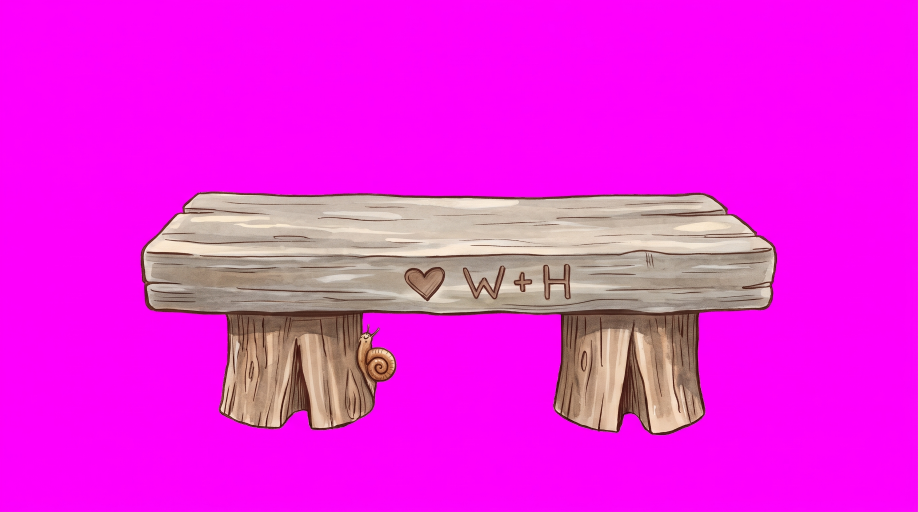
#> input picture art-day-19/painted/01-bench.jpeg, 2752 x 1536 px, found by its file name (shown at 1/3 size)
$ python cut_day19.py ../art-day-19/painted/01-bench.jpeg ../art-day-19/painted/05-compost.jpeg
#> lines starting #> are read from the running program, lines starting #| are printed output that depends on the picture
"""Art day 19: cut the W+H bench and compost heap off magenta, crop the three store shelf paintings.
Usage: python3 tools/cut_day19.py <art-day-19/painted> <out dir (sprites/)>"""
import sys, os
import numpy as np
from PIL import Image

src, out = sys.argv[1], sys.argv[2]

def key(path):
    a = np.asarray(Image.open(path).convert('RGB')).astype(np.float32) / 255
    r, g, b = a[..., 0], a[..., 1], a[..., 2]
    mag = np.minimum(r, b) - g
    al = np.clip((0.42 - mag) / 0.22, 0, 1)
    # un-mix the magenta from half-covered edge pixels
    m = np.array([252, 12, 249], np.float32) / 255
    safe = np.maximum(al, 0.05)[..., None]
    rgb = np.clip((a - (1 - al[..., None]) * m) / safe, 0, 1)
    im = Image.fromarray(np.dstack([rgb * 255, al * 255]).astype(np.uint8), 'RGBA')
    ys, xs = np.where(al > 0.1)
    return im.crop((xs.min() - 4, ys.min() - 4, xs.max() + 5, ys.max() + 5))
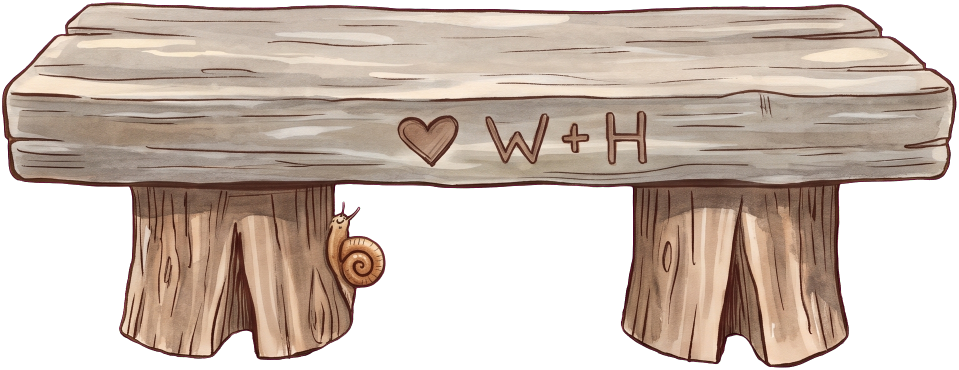
#> returned value: PIL image 1917x740 RGBA (shown at 1/2 size); mean R, G, B, A 124.5, 103.3, 110.1, 169.1; transparent parts drawn white

def save(im, name, w):
#> called with name = 'bench-wh', w = 560
    h = round(im.height * w / im.width)
#> h = 216
    im.resize((w, h), Image.LANCZOS).save(os.path.join(out, name + '.webp'), quality=88, method=6)
    print(name, w, h)
#| bench-wh 560 216

save(key(os.path.join(src, '01-bench.jpeg')), 'bench-wh', 560)
save(key(os.path.join(src, '05-compost.jpeg')), 'compost-heap', 420)
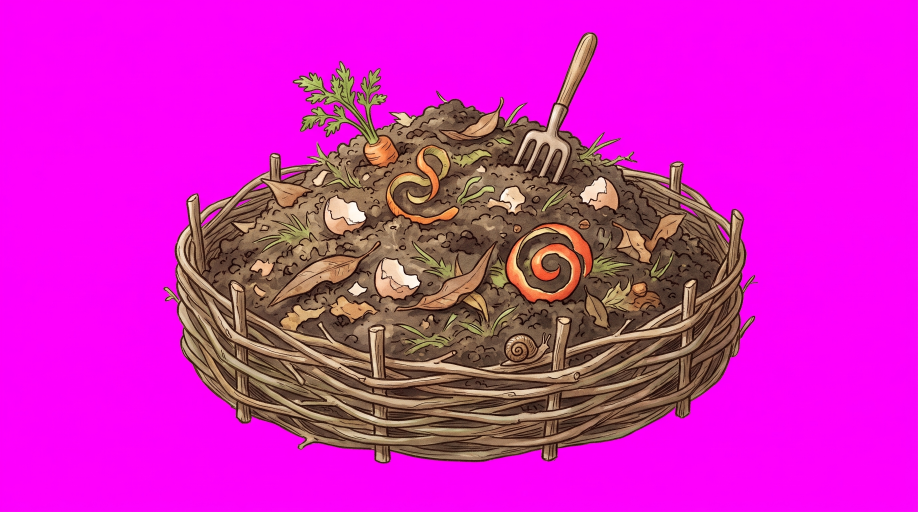
#> input picture art-day-19/painted/05-compost.jpeg, 2752 x 1536 px, found by its file name (shown at 1/3 size)
#> in key (call 2), `al = np.clip((0.42 - mag) / 0.22, 0, 1)`:
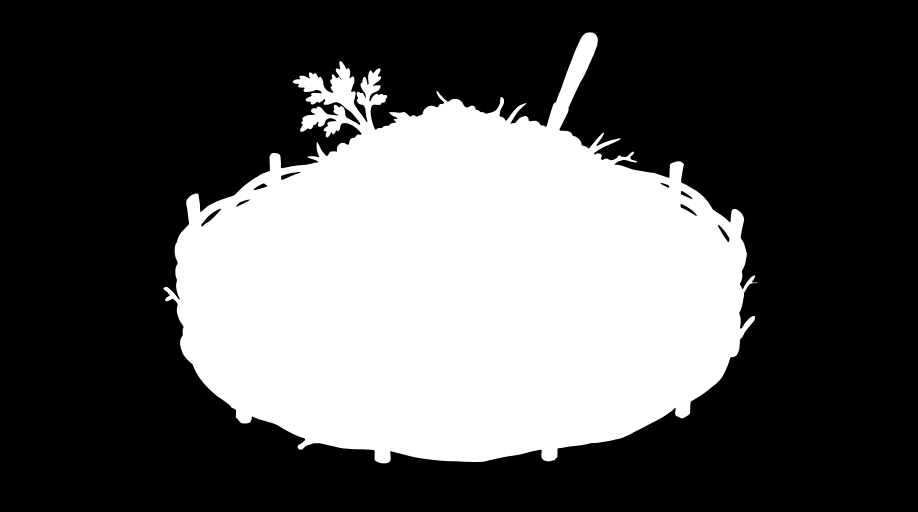
#> al: shape (1536, 2752) float32 (shown at 1/3 size); min 0, max 1, mean 0.345
#> in key (call 2), `rgb = np.clip((a - (1 - al[..., None]) * m) / safe, 0, 1)`:
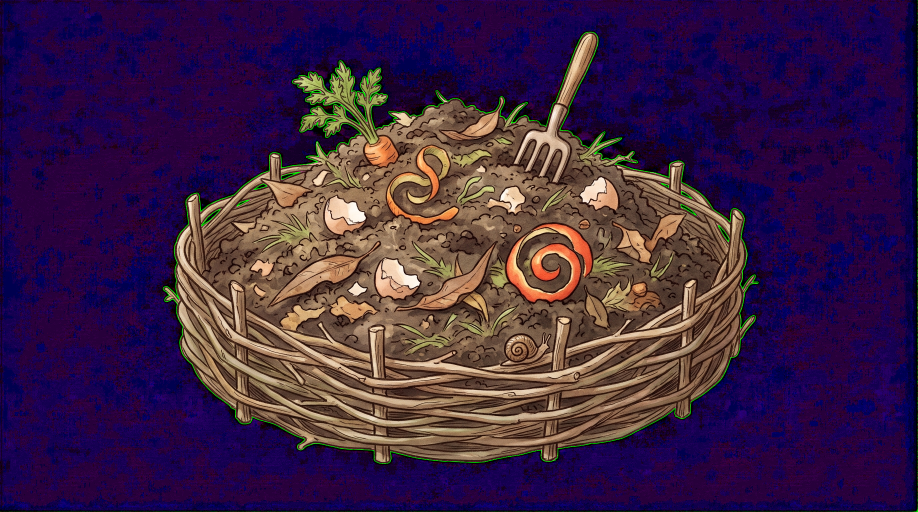
#> rgb: shape (1536, 2752, 3) float32 (shown at 1/3 size); mean R, G, B 0.25, 0.138, 0.28
#> in key (call 2), `im = Image.fromarray(np.dstack([rgb * 255, al * 255]).astype(np.uint8)..`:
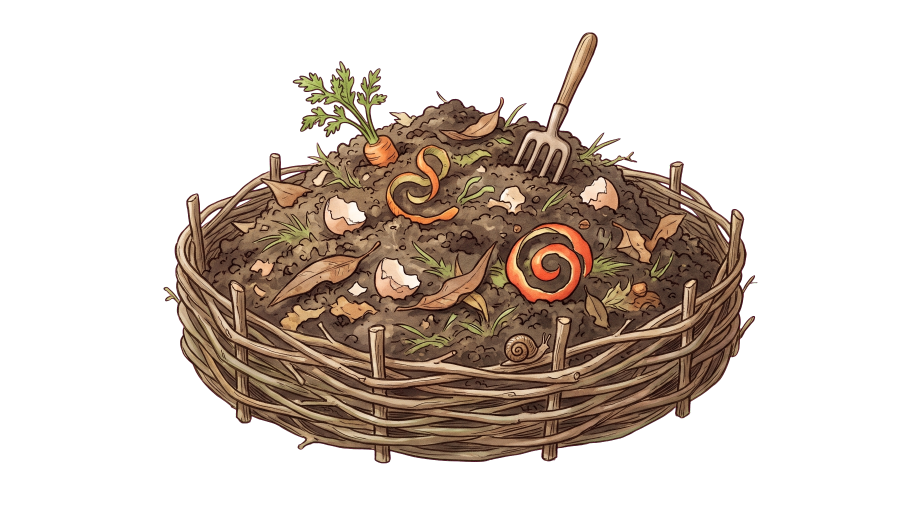
#> im: PIL image 2752x1536 RGBA (shown at 1/3 size); mean R, G, B, A 62.6, 35.2, 69.7, 88; transparent parts drawn white
#> in key (call 2), `return im.crop((xs.min() - 4, ys.min() - 4, xs.max() + 5, ys.max() + 5))`:
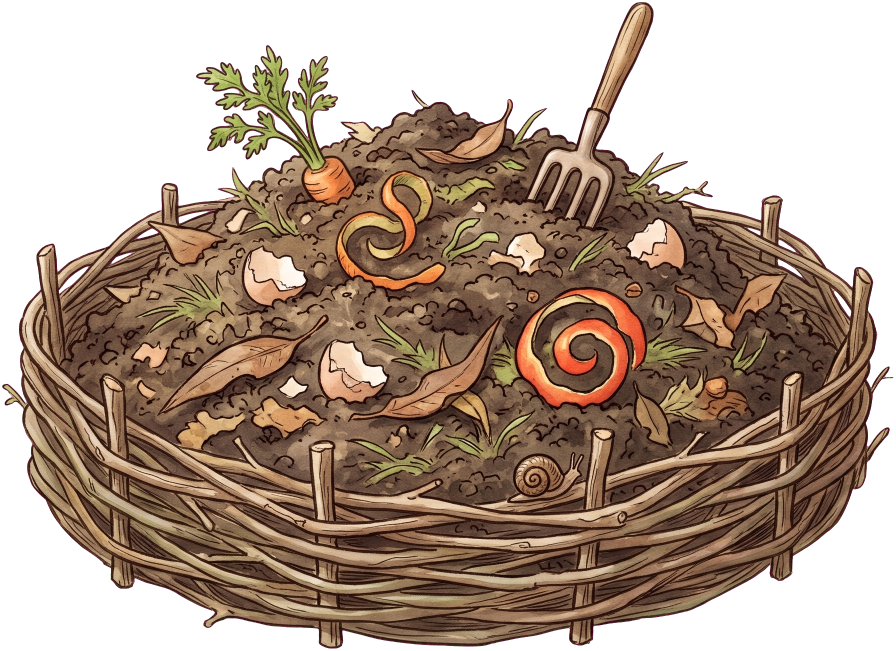
#> returned value: PIL image 1791x1301 RGBA (shown at 1/2 size); mean R, G, B, A 90, 63.6, 70, 159.7; transparent parts drawn white
#> call 2 of save, with name = 'compost-heap', w = 420
#> in save (call 2), `h = round(im.height * w / im.width)`: h = 305
#> in save (call 2), `im.resize((w, h), Image.LANCZOS).save(os.path.join(out, name + '.webp'..`:
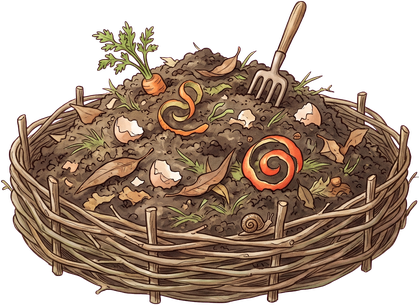
#> saved as compost-heap.webp: PIL image 420x305 RGBA; mean R, G, B, A 83.3, 62.3, 47.6, 159.7; transparent parts drawn white
#| compost-heap 420 305
# store shelves: the paintings are used whole (cream margins and all) behind the store grid
for n, slot in [('02-store-shelter', 'store-1'), ('03-store-stump', 'store-2'), ('04-store-gnomestead', 'store-3')]:
#> (the run stopped early here; a loop or call above may not have finished)
